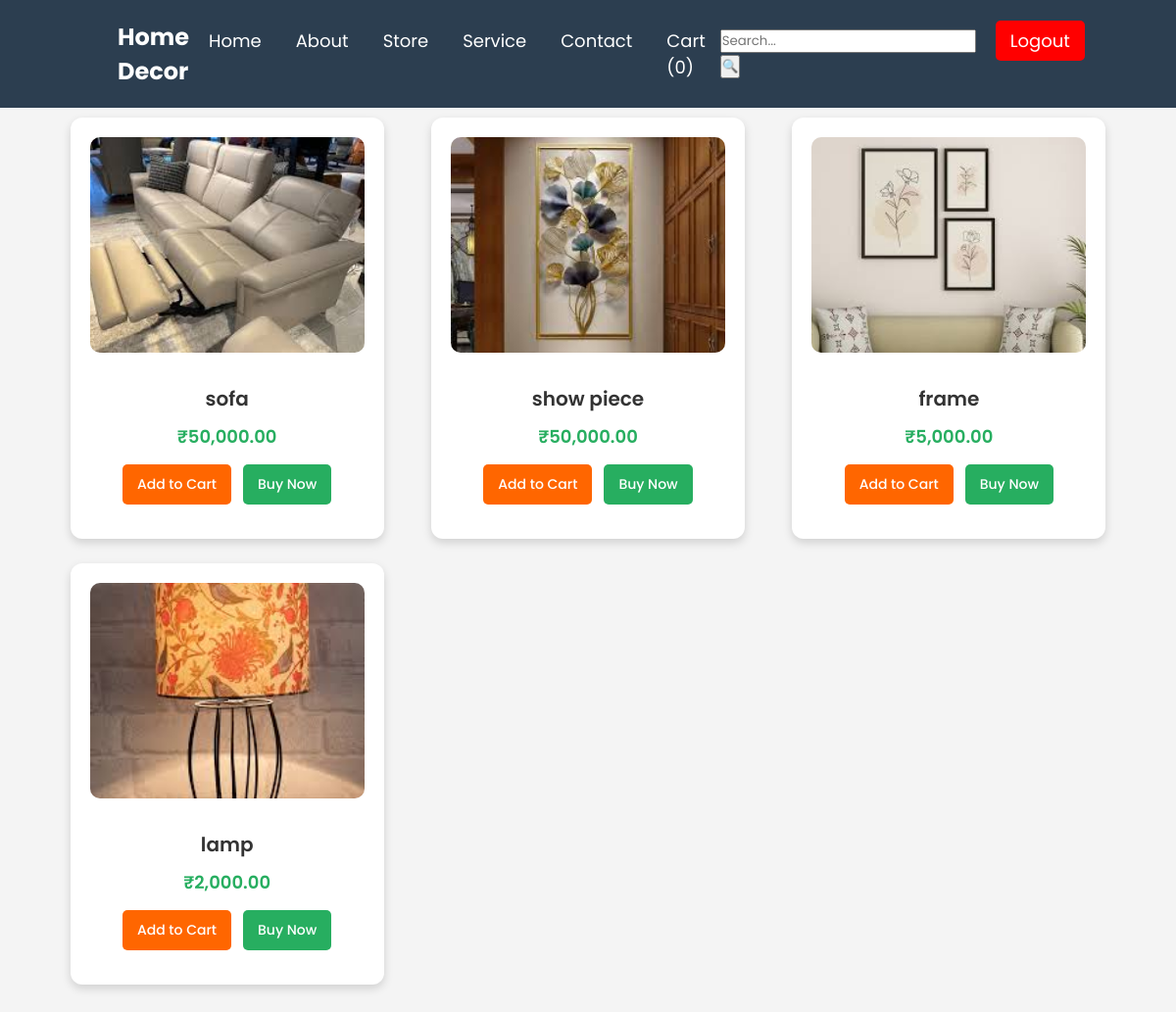
Page /living_room.php (signed in) on the committed database.
### tables this page shows
CREATE TABLE IF NOT EXISTS `products` (
  `id` int NOT NULL AUTO_INCREMENT,
  `name` varchar(255) NOT NULL,
  `description` text,
  `price` decimal(10,2) NOT NULL,
  `category` varchar(100) DEFAULT NULL,
  `image` varchar(255) DEFAULT NULL,
  `created_at` timestamp NULL DEFAULT CURRENT_TIMESTAMP,
  PRIMARY KEY (`id`)
);

### living_room.php (the view, shortened to what this page needs)
<?php
include 'db_connect.php';
$query = "SELECT * FROM products WHERE category = 'Living Room'";
$result = $conn->query($query);
?>
<!DOCTYPE html>
<html lang="en">
<head>
    <link rel="stylesheet" href="styles.css">
</head>
<body>
<header>
    <div class="logo">Home Decor</div>
    <?php include 'navbar.php'; ?>
</header>
<section class="store-container">
    <?php if ($result->num_rows > 0): ?>
        <?php while ($row = $result->fetch_assoc()) : ?>
            <div class="product-card">
                <img src="<?= $row['image']; ?>" alt="<?= $row['name']; ?>">
                <div class="product-info">
                    <h3><?= $row['name']; ?></h3>
                    <p class="price">₹<?= number_format($row['price'], 2); ?></p>
                    <div class="action-buttons">
                        <a href="cart.php?add=<?= $row['id']; ?>" class="btn cart-btn">Add to Cart</a>
                        <a href="checkout.php?buy=<?= $row['id']; ?>" class="btn buy-btn">Buy Now</a>
                    </div>
                </div>
            </div>
        <?php endwhile; ?>
    <?php else: ?>
        <p style="text-align: center; font-size: 18px;">No products available for Living Room.</p>
    <?php endif; ?>
</section>
</body>
</html>

### styles.css (style rules this page uses)
* { margin: 0; padding: 0; box-sizing: border-box; font-family: 'Poppins', sans-serif; }
body { background-color: #f5f5f5; color: #333; }
header { display: flex; justify-content: space-between; align-items: center; padding: 20px 10%; background: #2c3e50; color: white; position: fixed; width: 100%; top: 0; left: 0; }
.logo { font-size: 24px; font-weight: 600; }

### living_room.php (style rules this page uses)
body { font-family: 'Poppins', sans-serif; background-color: #f4f4f4; margin: 0; padding: 0; }
.store-container { width: 90%; margin: 120px auto 50px auto; display: grid; grid-template-columns: repeat(auto-fit, minmax(300px, 1fr)); gap: 25px; justify-items: center; }
.product-card { width: 320px; background: white; border-radius: 12px; box-shadow: 0 4px 10px rgba(0, 0, 0, 0.15); text-align: center; padding: 20px; transition: transform 0.3s, box-shadow 0.3s; }
.product-card img { width: 100%; height: 220px; border-radius: 10px; object-fit: cover; transition: 0.3s; }
.product-info { padding: 15px; }
.product-info h3 { font-size: 20px; font-weight: 600; color: #333; margin: 10px 0; }
.product-info .price { font-size: 18px; font-weight: 600; color: #27ae60; margin: 5px 0; }
.action-buttons { display: flex; justify-content: center; gap: 12px; margin-top: 15px; }
.btn { padding: 10px 15px; text-decoration: none; font-size: 14px; font-weight: 500; border-radius: 5px; transition: 0.3s; border: none; cursor: pointer; display: inline-block; }
.cart-btn { background: #ff6600; color: white; }
.buy-btn { background: #27ae60; color: white; }

### navbar.php (style rules this page uses)
header { position: fixed; z-index: 50; }
.logo { color: #fff; font-size: 24px; font-weight: bold; }

### rows in the picture
products: image+name (picture), name "sofa", price "50,000.00"
products: image (picture), name "show piece", price "50,000.00"
products: image (picture), name "frame", price "5,000.00"
products: image+name (picture), name "lamp", price "2,000.00"

### other values in the picture
count($_SESSION['cart'] ?? []) "0"
